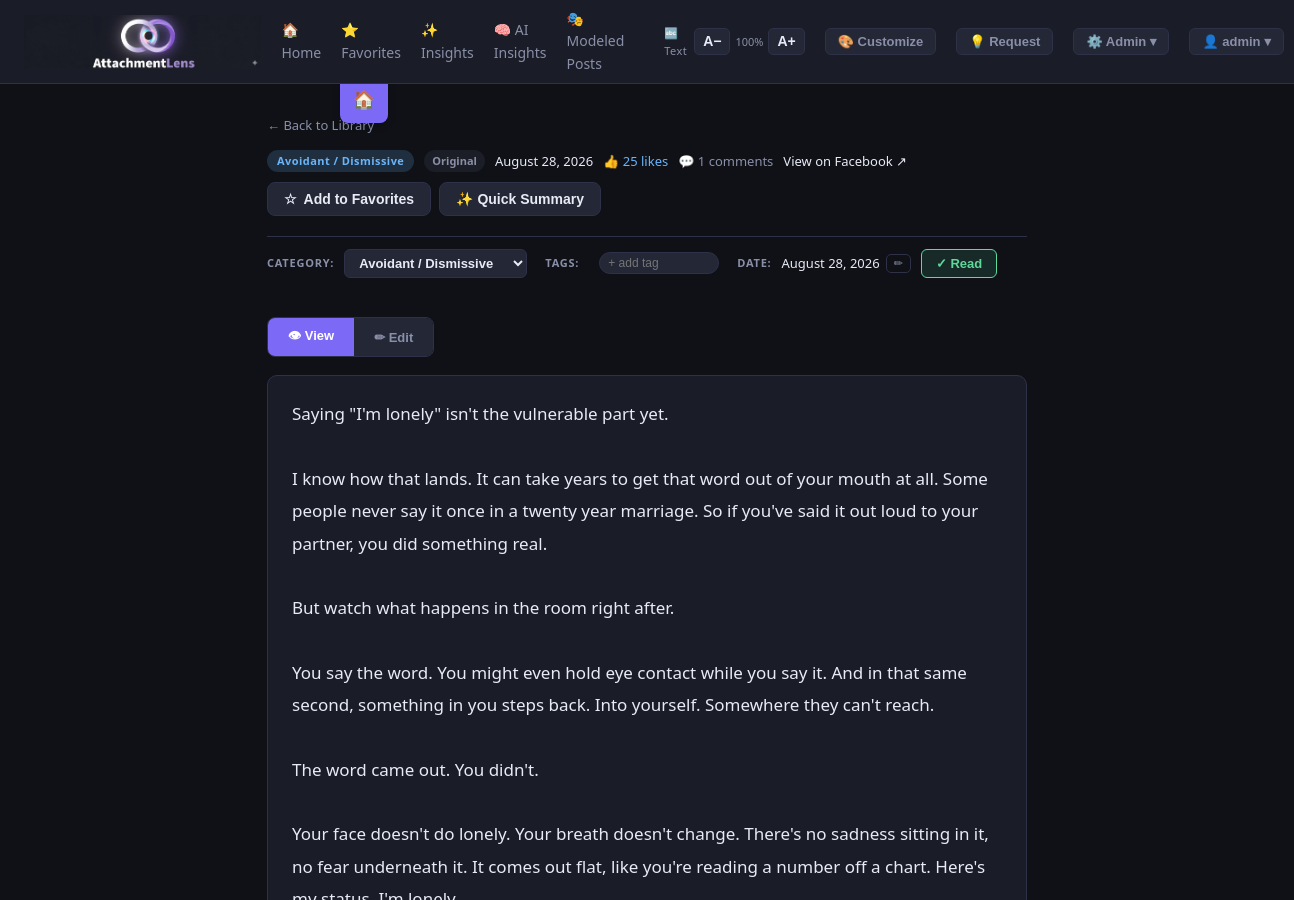
/post/1021 (signed in, upper part), run on an earlier commit of the app's database.
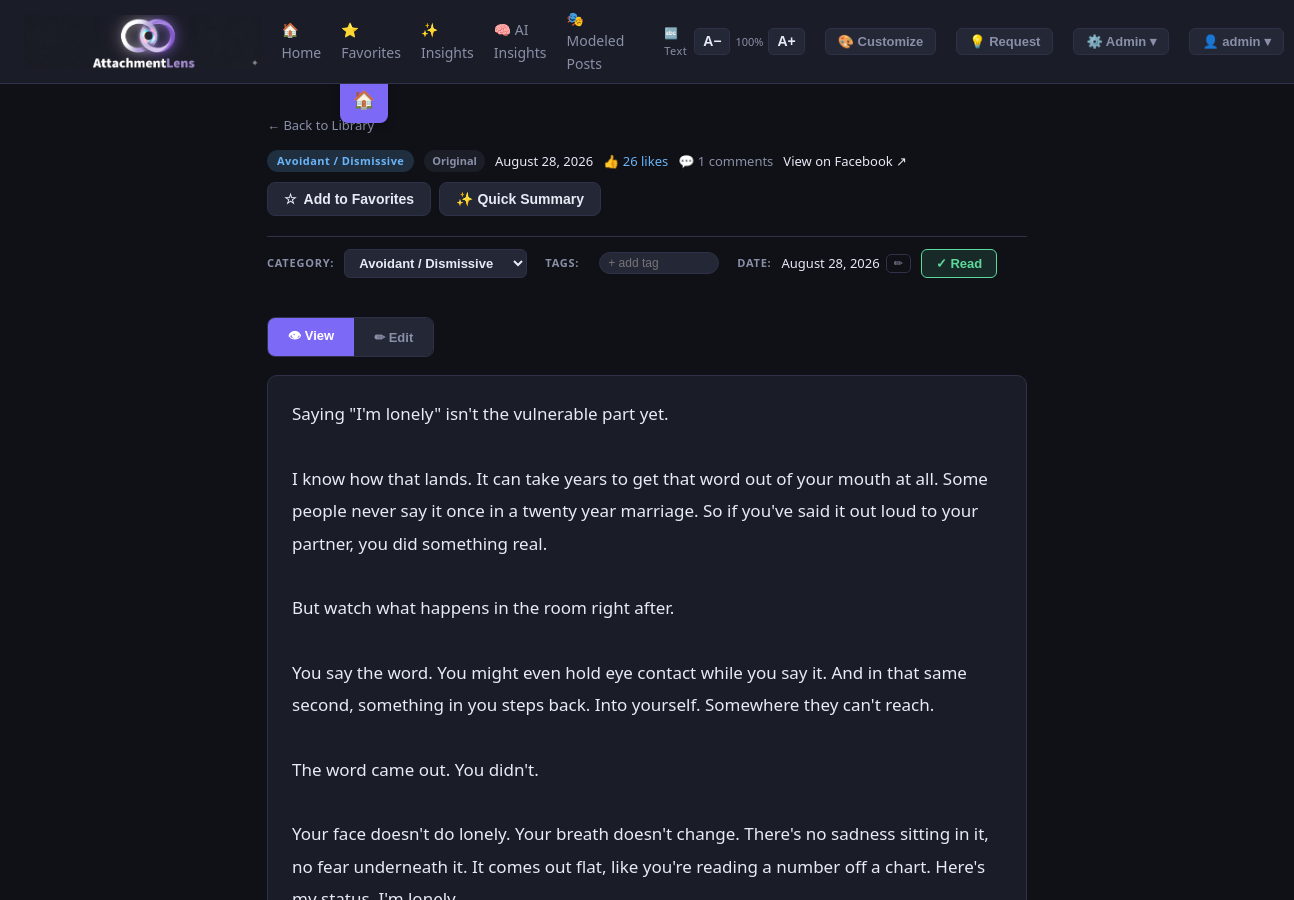
And on a later commit of the database.
### tables this page shows
CREATE TABLE users (
                id INTEGER PRIMARY KEY AUTOINCREMENT,
                username TEXT UNIQUE NOT NULL,
                password_hash TEXT NOT NULL,
                created_at TEXT DEFAULT (datetime('now'))
            );

CREATE TABLE posts (
                id INTEGER PRIMARY KEY AUTOINCREMENT,
                original_text TEXT NOT NULL,
                revised_text TEXT,
                date_label TEXT,
                post_url TEXT,
                category TEXT NOT NULL,
                is_revised INTEGER DEFAULT 0,
                imported_at TEXT DEFAULT (datetime('now'))
            , popularity INTEGER DEFAULT 0, is_favorite INTEGER DEFAULT 0, likes INTEGER DEFAULT 0, comments INTEGER DEFAULT 0, date_label_locked INTEGER DEFAULT 0);

### app.py (the view)
@app.route('/post/<int:post_id>')
@login_required
def view_post(post_id):
    uid = current_user_id()
    with get_db() as conn:
        post = conn.execute('''
            SELECT p.*,
                   COALESCE(up.is_favorite,0) as is_favorite,
                   COALESCE(up.is_read,0) as is_read,
                   COALESCE(up.tags,'') as tags
            FROM posts p
            LEFT JOIN user_post_prefs up ON up.post_id = p.id AND up.user_id = ?
            WHERE p.id = ?
        ''', (uid, post_id)).fetchone()
        saved_highlights = conn.execute(
            'SELECT highlighted_text FROM insights WHERE post_id = ? AND user_id = ? ORDER BY id',
            (post_id, uid)
        ).fetchall()
    if not post:
        return "Post not found", 404
    highlights = [r['highlighted_text'] for r in saved_highlights]
    return render_template('post.html', post=post, highlights=highlights)

### app.py (called while the page is built)
def get_db():
    conn = sqlite3.connect(DB)
    conn.row_factory = sqlite3.Row
    return conn

def current_user_id():
    return session.get('user_id', 1)

def login_required(f):
    @wraps(f)
    def decorated(*args, **kwargs):
        if 'user_id' not in session:
            if request.method != 'GET':
                return jsonify({'error': 'Session expired — please reload the page and log in again.'}), 401
            return redirect(url_for('login', next=request.path))
        return f(*args, **kwargs)
    return decorated

def get_all_users():
    with get_db() as conn:
        return conn.execute('SELECT id, username FROM users ORDER BY username').fetchall()

@app.context_processor
def inject_globals():
    try:
        users = get_all_users()
    except Exception as e:
        users = []
    return {'users': users, 'session': session}

### templates/post.html (shortened to what this page needs)
{% extends "base.html" %}
{% block content %}
<a href="/" id="sticky-back-btn" title="Back to Library">🏠</a>
<div class="post-container">
  <a href="/" class="back-link" style="color:var(--muted);font-size:13px">← Back to Library</a>
  <div class="post-header" style="justify-content:space-between">
    <div style="display:flex;align-items:center;gap:10px;flex-wrap:wrap">
      {% set cat_key = post.category.split('/')[0].strip().split(' ')[0] %}
      <span class="cat-badge cat-{{ cat_key }}">{{ post.category }}</span>
      {% if post.is_revised %}
      <span class="revised-badge" id="personalized-badge">✏ Personalized</span>
      {% else %}
      <span class="original-badge" id="personalized-badge">Original</span>
      {% endif %}
      {% if post.date_label %}
      <span style="font-size:13px;color:var(--text)">{{ post.date_label }}</span>
      {% endif %}
      {% if post.likes and post.likes > 0 %}
      <span style="font-size:13px;color:var(--avoidant)">👍 {{ post.likes }} likes</span>
      {% endif %}
      {% if post.comments and post.comments > 0 %}
      <span style="font-size:13px;color:var(--muted)">💬 {{ post.comments }} comments</span>
      {% endif %}
      {% if post.post_url %}
      <a href="{{ post.post_url }}" target="_blank" style="font-size:13px;color:var(--text)">View on Facebook ↗</a>
      {% endif %}
    </div>
    <div style="display:flex;gap:8px;align-items:center">
      <button class="fav-post-btn {{ 'is-fav' if post.is_favorite }}" id="fav-btn-post" onclick="toggleFav({{ post.id }}, this)">
        <span id="fav-star">{{ '⭐' if post.is_favorite else '☆' }}</span>
        <span id="fav-label">{{ 'Favorited' if post.is_favorite else 'Add to Favorites' }}</span>
      </button>
      <button class="fav-post-btn" id="quick-summary-btn" onclick="quickSummaryFromPost({{ post.id }}, this)" title="Generate AI summary of this post">
        <span>✨ Quick Summary</span>
      </button>
    </div>
  </div>
  <div class="meta-edit-row">
    <label>Category:</label>
    <select class="cat-select" id="cat-select" onchange="updateCategory(this.value)">
      {% set all_cats = ['Anxious / Preoccupied', 'Avoidant / Dismissive', 'Fearful / Disorganized', 'Secure', 'Healing & Growth', 'General Relationship'] %}
      {% for c in all_cats %}
      <option value="{{ c }}" {% if post.category == c %}selected{% endif %}>{{ c }}</option>
      {% endfor %}
    </select>
    <label style="margin-left:8px">Tags:</label>
    <input class="tag-add-input" id="tag-input" placeholder="+ add tag"
           onkeydown="if(event.key==='Enter'){addTag();event.preventDefault()}">
    <label style="margin-left:8px">Date:</label>
    <div style="display:flex;align-items:center;gap:6px">
      <span id="date-display" style="font-size:13px;color:var(--text)">
        {% if post.date_label %}{{ post.date_label }}{% else %}<span style="color:var(--muted)">No date</span>{% endif %}
      </span>
      <button onclick="toggleDateEdit()" id="date-edit-btn"
        style="background:none;border:1px solid var(--border);border-radius:5px;color:var(--muted);font-size:11px;padding:2px 7px;cursor:pointer">✏</button>
    </div>
    <button class="read-btn {{ 'is-read' if post.is_read }}" id="read-btn" onclick="toggleRead({{ post.id }}, this)">
      {{ '✓ Read' if post.is_read else '○ Unread' }}
    </button>
  </div>
  <div class="mode-tabs">
    <button class="mode-tab active" id="tab-view" onclick="setMode('view')">👁 View</button>
    <button class="mode-tab" id="tab-edit" onclick="setMode('edit')">✏ Edit</button>
  </div>
  <div id="view-mode">
    <div id="display-original" class="text-display" style="{{ 'display:none' if post.is_revised else '' }}">{{ post.original_text }}</div>
  </div>
</div>
{% endblock %}

### templates/base.html (shortened to what this page needs)
<!DOCTYPE html>
<html lang="en">
<head>
</head>
<body>
<nav>
  <a href="/" class="brand">
    <img src="/static/images/logo.png" alt="AttachmentLens" onerror="this.style.display='none';this.nextElementSibling.style.display='inline'">
  </a>
  <a href="/" class="nav-link">🏠 Home</a>
  <a href="/#favorites" class="nav-link">⭐ Favorites</a>
  <a href="/insights" class="nav-link">✨ Insights</a>
  <a href="/ai-insights" class="nav-link">🧠 AI Insights</a>
  <a href="/modeled-posts" class="nav-link">🎭 Modeled Posts</a>
  <div class="font-ctrl">
    <span class="font-label">🔤 Text</span>
    <button class="font-btn" onclick="adjustFont(-1)" title="Decrease font size">A−</button>
    <span class="font-size-display" id="font-size-display">15</span>
    <button class="font-btn" onclick="adjustFont(1)" title="Increase font size">A+</button>
  </div>
  <button class="cust-nav-btn" onclick="openCustomization()" title="Customize theme, fonts, and colors">🎨 Customize</button>
  <button class="fr-nav-btn" onclick="openFeatureRequest()">💡 Request</button>
  <div class="nav-menu" id="admin-menu">
    <button class="nav-menu-btn" onclick="toggleMenu('admin-dropdown', event)">⚙️ Admin ▾</button>
  </div>
  {% if session.get('username') %}
  <div class="nav-menu" id="user-menu">
    <button class="nav-menu-btn" onclick="toggleMenu('user-dropdown', event)">👤 {{ session.get('username') }} ▾</button>
  </div>
  {% endif %}
</nav>
<div id="page-content">{% block content %}{% endblock %}</div>
</body>
</html>

### templates/base.html (style rules this page uses)
:root { --bg: #0f1117; --surface: #1a1d27; --surface2: #242736; --border: #2e3147; --accent: #7c6af7; --accent2: #5dd9c4; --text: #e8eaf6; --muted: #8a8fa8; --anxious: #f77c6a; --avoidant: #6ab4f7; --fearful: #c96af7; --secure: #5dd99c; --healing: #f7c96a; --general: #8a8fa8; --revised-badge: #f7a26a; --radius: 10px; --shadow: 0 2px 12px rgba(0,0,0,0.4); --font-family: 'Segoe UI', system-ui, sans-serif; --base-font-size: 15px; }
* { box-sizing: border-box; margin: 0; padding: 0; }
body { background: var(--bg); color: var(--text); font-family: var(--font-family); font-size: var(--base-font-size); line-height: 1.6; }
a { color: var(--accent); text-decoration: none; }
nav { position: sticky; top: 0; z-index: 200; background: var(--surface); border-bottom: 1px solid var(--border); padding: 8px 24px; display: flex; align-items: center; gap: 20px; min-height: 70px; }
.font-ctrl { display: flex; align-items: center; gap: 5px; }
.font-label { font-size: 11px; color: var(--muted); letter-spacing: .04em; margin-right: 2px; }
.font-btn { background: var(--surface2); border: 1px solid var(--border); color: var(--text); border-radius: 5px; cursor: pointer; padding: 2px 8px; font-size: 14px; font-weight: 700; line-height: 1.5; transition: border-color .15s; }
.font-size-display { font-size: 11px; color: var(--muted); min-width: 28px; text-align: center; }
nav .brand { display: flex; align-items: center; text-decoration: none; }
nav .brand img { height: 54px; width: auto; }
nav a.nav-link { color: var(--muted); font-size: 14px; }
.cat-badge { display: inline-block; padding: 2px 10px; border-radius: 20px; font-size: 11px; font-weight: 700; letter-spacing: .04em; }
.cat-Avoidant { background: rgba(106,180,247,.18); color: var(--avoidant); }
.original-badge { display: inline-block; padding: 2px 8px; border-radius: 20px; font-size: 11px; font-weight: 700; background: rgba(138,143,168,.1); color: var(--muted); }
.nav-menu { position: relative; }
.nav-menu-btn { background: var(--surface2); border: 1px solid var(--border); color: var(--muted); border-radius: 6px; cursor: pointer; padding: 5px 12px; font-size: 13px; font-weight: 600; transition: border-color .15s, color .15s; white-space: nowrap; }
.fr-nav-btn { background: var(--surface2); border: 1px solid var(--border); color: var(--muted); border-radius: 6px; cursor: pointer; padding: 5px 12px; font-size: 13px; font-weight: 600; transition: border-color .15s, color .15s; white-space: nowrap; }
.cust-nav-btn { background: var(--surface2); border: 1px solid var(--border); color: var(--muted); border-radius: 6px; cursor: pointer; padding: 5px 12px; font-size: 13px; font-weight: 600; transition: border-color .15s, color .15s; white-space: nowrap; }

What changed in the data, as far as the page shows it:
changed posts "Avoidant / Dismissive": likes "25" → "26"
